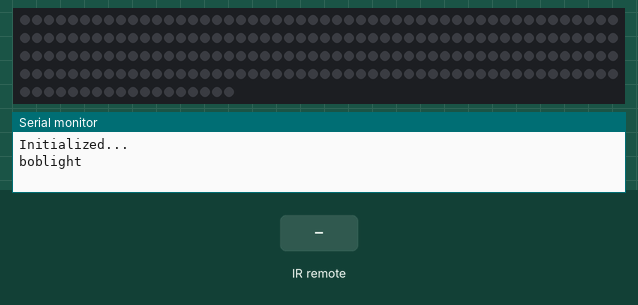
A sketch run on a simulated Arduino Uno, built with avr-gcc and run on an emulated ATmega328P. Parts: 218 RGB LEDs in strip order, left to right, continuing on the next row, the last lines printed to the serial monitor. The test bench sets the inputs (shaded band). Dim RGB values are drawn brighter than linear; the strip is taken to match the declared colour order.

Above: at 1.2 s.
1.3 s: infrared code 0xE01F9A81 received
At 1.9 s:
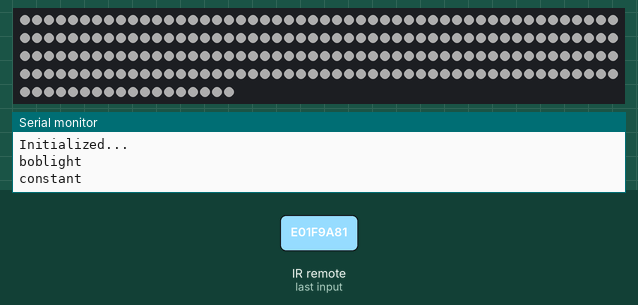
2.8 s: infrared code 0xB8781EF received
4.3 s: infrared code 0xA173823E received
At 5.1 s:
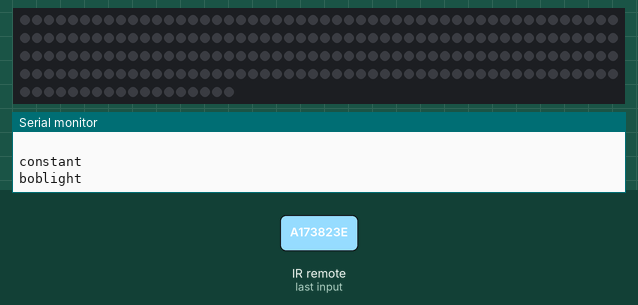
5.8 s: infrared code 0x68E839F1 received
At 6.6 s:
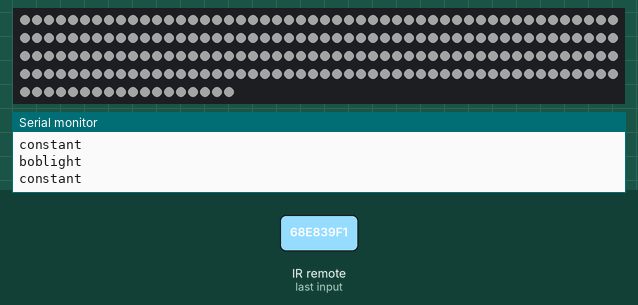
Timing chart, 0 to 8.3 s (numbered marks = the images above; inputs shaded):
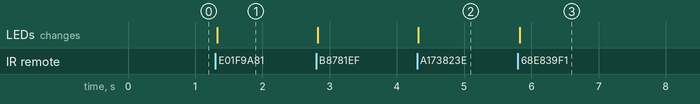

Measured:
- after the input at 1.3 s, the LEDs: change at once (image 1)
- after the input at 4.3 s, the LEDs: change at once (image 2)
- after the input at 5.8 s, the LEDs: change at once (image 3)

The sketch:

sketch.ino
```cpp
/* BEGIN IR */
#include <IRremote.h>

#define IR_PIN 11

/* Remotes */

// Nicke's Remote
#define PLAY        0xA173823E
#define PAUSE       0x79017250
#define STOP        0xB326197C
#define REC         0x53B9034A
#define RED         0x240C9161
#define GREEN       0xA26409C9
#define YELLOW      0xE01F9A81
#define BLUE        0x68E839F1
#define UP          0x4DE74847
#define DOWN        0xB8781EF

/*
//Mackan's Remote
#define PLAY        0x6A618E02
#define PAUSE       0x79017250
#define STOP        0xC863D6C8
#define REC         0x53B9034A
#define RED         0xDAEA83EC
#define GREEN       0x2BAFCEEC
#define YELLOW      0xB5210DA6
#define BLUE        0x71A1FE88
#define UP          0xC26BF044
#define DOWN        0xC4FFB646
*/

boolean stateChanged = false;
int state = true;

IRrecv irrecv(IR_PIN);
decode_results results;
/* END IR */

/* BEGIN LED */
#include <Adafruit_NeoPixel.h>

#define LED_PIN 13
#define DEBUG_PIN 7
/*#define PIXELS 12*/
#define PIXELS 218
/* #define serialRate 921600 */
#define serialRate 1000000

#define INTENSITY_STEP 0.05
#define MINIMUM_INTENSITY 0.0
#define MAXIMUM_INTENSITY 0.2

#define BUSYWAIT_DELAY 5
#define BUSYWAIT_UNTIL(cond, max_time) \
    do { \
        unsigned long t0; \
        t0 = millis(); \
        while(!(cond) && (millis() < t0 + (max_time))); \
    } while(0)

int COLOR_RED[2][3] = {
    {255, 0, 0},
    {255, 0, 157}
};
int COLOR_GREEN[2][3] = {
    {0, 255, 0},
    {156, 255, 0}
};
int COLOR_YELLOW[2][3] = {
    {255, 255, 255},
    {200, 200, 255}
};
int COLOR_BLUE[2][3] = {
    {0, 0, 255},
    {0, 155, 255}
};
int COLOR_BLACK[3] = {0, 0, 0};

int (*current_color) = COLOR_YELLOW[0];

float current_intensity = MAXIMUM_INTENSITY;

uint8_t prefix[] = {0x41, 0x64, 0x61, 0x00, 0xF3, 0xA6};

Adafruit_NeoPixel strip = Adafruit_NeoPixel(PIXELS, LED_PIN, NEO_KHZ800);
/* END LED */

void adjust_intensity(char *direction) {
    Serial.println("adjust intensity ");
    Serial.println(direction);
    Serial.println(" ");

    float intensity;

    if (state != 0) {
        if (direction == "UP") {
            intensity = current_intensity + INTENSITY_STEP;
        } else if (direction == "DOWN") {
            intensity = current_intensity - INTENSITY_STEP;
        }

        if (intensity > MAXIMUM_INTENSITY) {
            intensity = MAXIMUM_INTENSITY;
        } else if (intensity < MINIMUM_INTENSITY) {
            intensity = MINIMUM_INTENSITY;
        }

        if (intensity != current_intensity) {
            current_intensity = intensity;
            stateChanged = true;
            Serial.println("Intnsity set to: ");
            Serial.println(current_intensity);
            Serial.println(" ");
        }
    }

}

void off() {
    Serial.println("off");

    stateChanged = false;

    current_color = COLOR_BLACK;
    for(uint16_t pixel=0; pixel<PIXELS; pixel++) {
        strip.setPixelColor(pixel, current_color[0], current_color[1], current_color[2]);
    }
    strip.show();

    current_intensity = MAXIMUM_INTENSITY;
}

void constant() {
    Serial.println("constant");

    stateChanged = false;

    for(uint16_t pixel=0; pixel<PIXELS; pixel++) {
        // RGB -> GRB
        strip.setPixelColor(
            pixel,
            (int)current_color[1]*current_intensity,
            (int)current_color[0]*current_intensity,
            (int)current_color[2]*current_intensity
        );
    }
    strip.show();
}

void boblight() {
    if (stateChanged == true) {
        Serial.println("boblight");

        stateChanged = false;

        // If we just went to serial, turn off all LEDs
        current_color = COLOR_BLACK;
        for(uint16_t pixel=0; pixel<PIXELS; pixel++) {
            strip.setPixelColor(pixel, current_color[0], current_color[1], current_color[2]);
        }
        strip.show();
    }

    BUSYWAIT_UNTIL(Serial.available(), BUSYWAIT_DELAY);
    if(Serial.available()) {
        // Wait until we see the prefix
        byte idx = 0;
        static int fails = 0;
        for(idx=0; idx<sizeof prefix; idx++) {
            BUSYWAIT_UNTIL(Serial.available(), BUSYWAIT_DELAY);
            byte data = Serial.read();
            if(data == prefix[idx]) {
                // The byte of data is correct, test the next one.
                continue;
            } else {
                // The byte is incorrect, evac!
                fails++;
                idx = 0;
                break;
            }
        }

        if(idx == sizeof prefix) {

            Serial.println(fails);
            fails = 0;
            // If we have seen the whole prefix array
            //Serial.println(" found sync! ");
            // read the transmitted data
            for (uint8_t pixel=0; pixel<PIXELS; pixel++) {
                byte red, green, blue;

                BUSYWAIT_UNTIL(Serial.available(), BUSYWAIT_DELAY);
                red = Serial.read();
                //Serial.println(red, HEX);

                BUSYWAIT_UNTIL(Serial.available(), BUSYWAIT_DELAY);
                green = Serial.read();
                //Serial.println(green, HEX);

                BUSYWAIT_UNTIL(Serial.available(), BUSYWAIT_DELAY);
                blue = Serial.read();
                //Serial.println(blue, HEX);

                strip.setPixelColor(
                    pixel,
                    (int)green*current_intensity,
                    (int)red*current_intensity,
                    (int)blue*current_intensity
                );
            }
            strip.show();
        }
    }
}

void handle_ir_signal() {
    if (irrecv.decode(&results)) {
        switch (results.value) {
            case PLAY:
                //Serial.println("PLAY");
                if (state != 2) {
                    state = 2;
                    stateChanged = true;
                }
                break;

            case PAUSE:
                //Serial.println("PAUSE");
                /*
                if (state != 1) {
                    state = 1;
                    stateChanged = true;
                }
                */
                break;

            case STOP:
                //Serial.println("STOP");
                if (state != 0) {
                    state = 0;
                    stateChanged = true;
                }
                break;

            case RED:
                //Serial.println("RED");
                state = 1;
                stateChanged = true;
                if (current_color != COLOR_RED[0]) {
                    current_color = COLOR_RED[0];
                } else {
                    current_color = COLOR_RED[1];
                }
                break;

            case GREEN:
                //Serial.println("GREEN");
                state = 1;
                stateChanged = true;
                if (current_color != COLOR_GREEN[0]) {
                    current_color = COLOR_GREEN[0];
                } else {
                    current_color = COLOR_GREEN[1];
                }
                break;

            case YELLOW:
                //Serial.println("YELLOW");
                state = 1;
                stateChanged = true;
                if (current_color != COLOR_YELLOW[0]) {
                    current_color = COLOR_YELLOW[0];
                } else {
                    current_color = COLOR_YELLOW[1];
                }
                break;

            case BLUE:
                //Serial.println("BLUE");
                state = 1;
                stateChanged = true;
                if (current_color != COLOR_BLUE[0]) {
                    current_color = COLOR_BLUE[0];
                } else {
                    current_color = COLOR_BLUE[1];
                }
                break;

            case UP:
                //serial.println("UP");
                adjust_intensity("UP");
                break;

            case DOWN:
                //serial.println("DOWN");
                adjust_intensity("DOWN");
                break;

            /* default: */
            /*     Serial.println(results.value, HEX); */

        }
        //delay(20);
        irrecv.resume();
    }
}

void setup() {
    Serial.begin(serialRate);

    /* BEGIN IR */
    irrecv.enableIRIn();
    state = 2;
    stateChanged = true;
    /* END IR */


    /* BEGIN LED */
    strip.begin();
    pinMode(DEBUG_PIN, OUTPUT);
    /* END LED */

    Serial.println("Initialized...");
}

void loop() {
    digitalWrite(DEBUG_PIN, HIGH);
    digitalWrite(DEBUG_PIN, LOW);

    handle_ir_signal();

    if (state == 0  && stateChanged == true) {
        off();
    } else if (state == 1 && stateChanged == true) {
        constant();
    } else if (state == 2) {
        boblight();
    }
}
```
